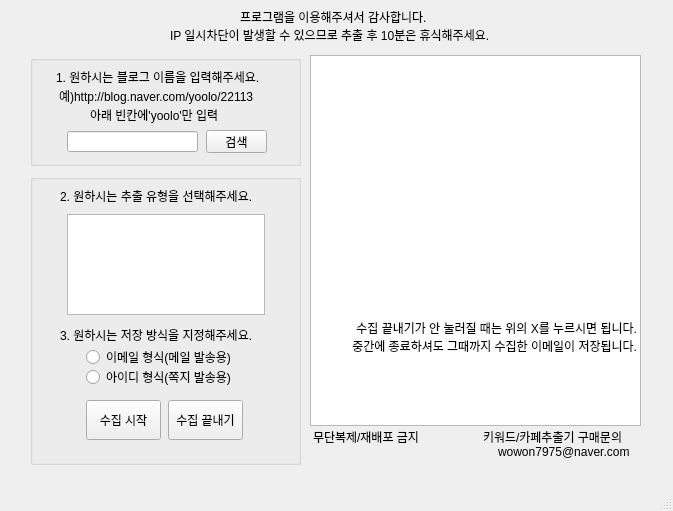
<?xml version="1.0" encoding="UTF-8"?>
<ui version="4.0">
 <class>mywindow</class>
 <widget class="QMainWindow" name="mywindow">
  <property name="windowModality">
   <enum>Qt::NonModal</enum>
  </property>
  <property name="geometry">
   <rect>
    <x>0</x>
    <y>0</y>
    <width>673</width>
    <height>511</height>
   </rect>
  </property>
  <property name="sizePolicy">
   <sizepolicy hsizetype="Preferred" vsizetype="Preferred">
    <horstretch>0</horstretch>
    <verstretch>0</verstretch>
   </sizepolicy>
  </property>
  <property name="baseSize">
   <size>
    <width>0</width>
    <height>0</height>
   </size>
  </property>
  <property name="cursor">
   <cursorShape>ArrowCursor</cursorShape>
  </property>
  <property name="windowTitle">
   <string>블로그 이메일수집기 </string>
  </property>
  <widget class="QWidget" name="centralwidget">
   <widget class="QPushButton" name="pushButton1">
    <property name="geometry">
     <rect>
      <x>86</x>
      <y>400</y>
      <width>75</width>
      <height>40</height>
     </rect>
    </property>
    <property name="text">
     <string>수집 시작</string>
    </property>
   </widget>
   <widget class="QLabel" name="label_2">
    <property name="geometry">
     <rect>
      <x>56</x>
      <y>69</y>
      <width>221</width>
      <height>16</height>
     </rect>
    </property>
    <property name="text">
     <string>1. 원하시는 블로그 이름을 입력해주세요.</string>
    </property>
   </widget>
   <widget class="QLabel" name="label_3">
    <property name="geometry">
     <rect>
      <x>59</x>
      <y>88</y>
      <width>221</width>
      <height>16</height>
     </rect>
    </property>
    <property name="text">
     <string>예)http://blog.naver.com/yoolo/22113</string>
    </property>
   </widget>
   <widget class="QPushButton" name="pushButton2">
    <property name="geometry">
     <rect>
      <x>168</x>
      <y>400</y>
      <width>75</width>
      <height>40</height>
     </rect>
    </property>
    <property name="text">
     <string>수집 끝내기</string>
    </property>
   </widget>
   <widget class="QRadioButton" name="radio1">
    <property name="geometry">
     <rect>
      <x>86</x>
      <y>349</y>
      <width>161</width>
      <height>16</height>
     </rect>
    </property>
    <property name="focusPolicy">
     <enum>Qt::StrongFocus</enum>
    </property>
    <property name="text">
     <string>이메일 형식(메일 발송용)</string>
    </property>
   </widget>
   <widget class="QRadioButton" name="radio2">
    <property name="geometry">
     <rect>
      <x>86</x>
      <y>369</y>
      <width>161</width>
      <height>16</height>
     </rect>
    </property>
    <property name="text">
     <string>아이디 형식(쪽지 발송용)</string>
    </property>
   </widget>
   <widget class="QLineEdit" name="lineEdit">
    <property name="geometry">
     <rect>
      <x>67</x>
      <y>131</y>
      <width>131</width>
      <height>21</height>
     </rect>
    </property>
   </widget>
   <widget class="QLabel" name="label_5">
    <property name="geometry">
     <rect>
      <x>60</x>
      <y>325</y>
      <width>221</width>
      <height>20</height>
     </rect>
    </property>
    <property name="text">
     <string>3. 원하시는 저장 방식을 지정해주세요.</string>
    </property>
   </widget>
   <widget class="QLabel" name="label_6">
    <property name="geometry">
     <rect>
      <x>240</x>
      <y>7</y>
      <width>211</width>
      <height>20</height>
     </rect>
    </property>
    <property name="text">
     <string>프로그램을 이용해주셔서 감사합니다.</string>
    </property>
   </widget>
   <widget class="QLabel" name="label_7">
    <property name="geometry">
     <rect>
      <x>170</x>
      <y>25</y>
      <width>361</width>
      <height>20</height>
     </rect>
    </property>
    <property name="text">
     <string>IP 일시차단이 발생할 수 있으므로 추출 후 10분은 휴식해주세요.</string>
    </property>
   </widget>
   <widget class="QListWidget" name="listWidget">
    <property name="geometry">
     <rect>
      <x>310</x>
      <y>55</y>
      <width>331</width>
      <height>371</height>
     </rect>
    </property>
    <property name="font">
     <font>
      <pointsize>11</pointsize>
     </font>
    </property>
    <item>
     <property name="text">
      <string/>
     </property>
     <property name="font">
      <font>
       <pointsize>9</pointsize>
      </font>
     </property>
     <property name="textAlignment">
      <set>AlignLeading|AlignVCenter</set>
     </property>
    </item>
    <item>
     <property name="text">
      <string/>
     </property>
     <property name="font">
      <font>
       <pointsize>9</pointsize>
      </font>
     </property>
    </item>
    <item>
     <property name="text">
      <string/>
     </property>
     <property name="font">
      <font>
       <pointsize>9</pointsize>
      </font>
     </property>
    </item>
    <item>
     <property name="text">
      <string/>
     </property>
     <property name="font">
      <font>
       <pointsize>12</pointsize>
      </font>
     </property>
    </item>
    <item>
     <property name="text">
      <string/>
     </property>
    </item>
    <item>
     <property name="text">
      <string/>
     </property>
    </item>
    <item>
     <property name="text">
      <string/>
     </property>
     <property name="font">
      <font>
       <pointsize>9</pointsize>
      </font>
     </property>
     <property name="textAlignment">
      <set>AlignCenter</set>
     </property>
    </item>
    <item>
     <property name="text">
      <string/>
     </property>
     <property name="font">
      <font>
       <pointsize>10</pointsize>
      </font>
     </property>
     <property name="textAlignment">
      <set>AlignCenter</set>
     </property>
    </item>
    <item>
     <property name="text">
      <string/>
     </property>
    </item>
    <item>
     <property name="text">
      <string/>
     </property>
     <property name="font">
      <font>
       <pointsize>13</pointsize>
       <weight>75</weight>
       <bold>true</bold>
      </font>
     </property>
     <property name="textAlignment">
      <set>AlignCenter</set>
     </property>
    </item>
    <item>
     <property name="text">
      <string/>
     </property>
     <property name="font">
      <font>
       <pointsize>9</pointsize>
      </font>
     </property>
     <property name="textAlignment">
      <set>AlignCenter</set>
     </property>
    </item>
    <item>
     <property name="text">
      <string/>
     </property>
     <property name="font">
      <font>
       <pointsize>10</pointsize>
       <weight>50</weight>
       <bold>false</bold>
      </font>
     </property>
     <property name="textAlignment">
      <set>AlignCenter</set>
     </property>
    </item>
    <item>
     <property name="text">
      <string/>
     </property>
     <property name="font">
      <font>
       <pointsize>12</pointsize>
       <weight>75</weight>
       <bold>true</bold>
      </font>
     </property>
     <property name="textAlignment">
      <set>AlignCenter</set>
     </property>
    </item>
    <item>
     <property name="text">
      <string/>
     </property>
    </item>
    <item>
     <property name="text">
      <string/>
     </property>
     <property name="font">
      <font>
       <pointsize>12</pointsize>
      </font>
     </property>
    </item>
    <item>
     <property name="text">
      <string/>
     </property>
     <property name="font">
      <font>
       <pointsize>9</pointsize>
      </font>
     </property>
     <property name="textAlignment">
      <set>AlignTrailing|AlignVCenter</set>
     </property>
    </item>
    <item>
     <property name="text">
      <string>수집 끝내기가 안 눌러질 때는 위의 X를 누르시면 됩니다.</string>
     </property>
     <property name="font">
      <font>
       <pointsize>9</pointsize>
      </font>
     </property>
     <property name="textAlignment">
      <set>AlignTrailing|AlignVCenter</set>
     </property>
    </item>
    <item>
     <property name="text">
      <string>중간에 종료하셔도 그때까지 수집한 이메일이 저장됩니다.</string>
     </property>
     <property name="font">
      <font>
       <pointsize>9</pointsize>
      </font>
     </property>
     <property name="textAlignment">
      <set>AlignTrailing|AlignVCenter</set>
     </property>
    </item>
   </widget>
   <widget class="QGroupBox" name="groupBox">
    <property name="geometry">
     <rect>
      <x>30</x>
      <y>174</y>
      <width>271</width>
      <height>291</height>
     </rect>
    </property>
    <property name="title">
     <string/>
    </property>
    <widget class="QLabel" name="label_11">
     <property name="geometry">
      <rect>
       <x>30</x>
       <y>12</y>
       <width>221</width>
       <height>20</height>
      </rect>
     </property>
     <property name="text">
      <string>2. 원하시는 추출 유형을 선택해주세요.</string>
     </property>
    </widget>
    <widget class="QListWidget" name="listWidget2">
     <property name="geometry">
      <rect>
       <x>37</x>
       <y>40</y>
       <width>198</width>
       <height>101</height>
      </rect>
     </property>
    </widget>
   </widget>
   <widget class="QLabel" name="label_9">
    <property name="geometry">
     <rect>
      <x>483</x>
      <y>427</y>
      <width>171</width>
      <height>20</height>
     </rect>
    </property>
    <property name="text">
     <string>키워드/카페추출기 구매문의</string>
    </property>
   </widget>
   <widget class="QLabel" name="label_10">
    <property name="geometry">
     <rect>
      <x>313</x>
      <y>427</y>
      <width>121</width>
      <height>20</height>
     </rect>
    </property>
    <property name="text">
     <string>무단복제/재배포 금지</string>
    </property>
   </widget>
   <widget class="QLabel" name="label_8">
    <property name="geometry">
     <rect>
      <x>90</x>
      <y>107</y>
      <width>151</width>
      <height>16</height>
     </rect>
    </property>
    <property name="text">
     <string>아래 빈칸에'yoolo'만 입력</string>
    </property>
   </widget>
   <widget class="QPushButton" name="pushButton0">
    <property name="geometry">
     <rect>
      <x>206</x>
      <y>130</y>
      <width>61</width>
      <height>23</height>
     </rect>
    </property>
    <property name="text">
     <string>검색</string>
    </property>
   </widget>
   <widget class="QGroupBox" name="groupBox_2">
    <property name="geometry">
     <rect>
      <x>30</x>
      <y>55</y>
      <width>271</width>
      <height>111</height>
     </rect>
    </property>
    <property name="title">
     <string/>
    </property>
   </widget>
   <widget class="QLabel" name="label_12">
    <property name="geometry">
     <rect>
      <x>498</x>
      <y>442</y>
      <width>141</width>
      <height>20</height>
     </rect>
    </property>
    <property name="text">
     <string>wowon7975@naver.com</string>
    </property>
   </widget>
   <zorder>groupBox_2</zorder>
   <zorder>groupBox</zorder>
   <zorder>pushButton1</zorder>
   <zorder>label_2</zorder>
   <zorder>label_3</zorder>
   <zorder>pushButton2</zorder>
   <zorder>radio1</zorder>
   <zorder>radio2</zorder>
   <zorder>lineEdit</zorder>
   <zorder>label_5</zorder>
   <zorder>label_6</zorder>
   <zorder>label_7</zorder>
   <zorder>listWidget</zorder>
   <zorder>label_9</zorder>
   <zorder>label_10</zorder>
   <zorder>label_8</zorder>
   <zorder>pushButton0</zorder>
   <zorder>label_12</zorder>
  </widget>
  <widget class="QMenuBar" name="menubar">
   <property name="geometry">
    <rect>
     <x>0</x>
     <y>0</y>
     <width>673</width>
     <height>21</height>
    </rect>
   </property>
  </widget>
  <widget class="QStatusBar" name="statusbar"/>
 </widget>
 <resources/>
 <connections/>
</ui>
